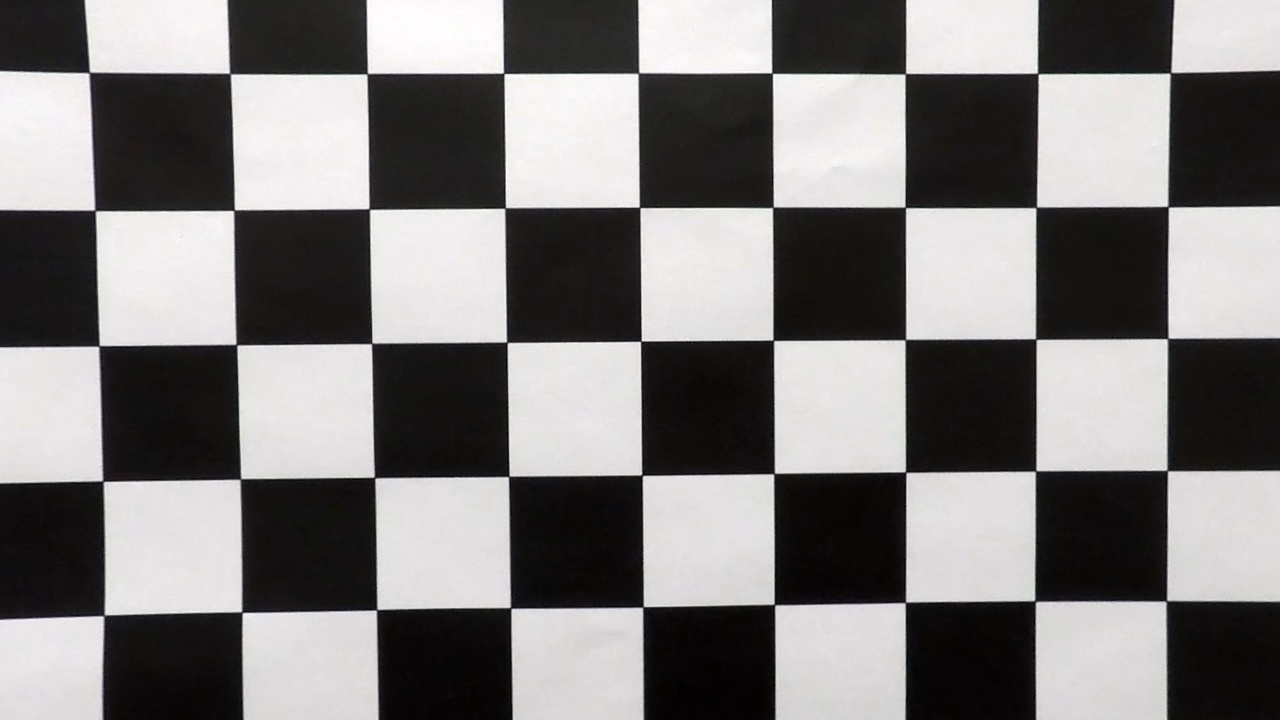
#> input picture camera_cal/calib_result/undist_calibration1.jpg, 1280 x 720 px, given as the content of the folder i/udacity/self-driving/CarND-Advanced-Lane-Lines/test_images, which was not available
$ python binary_thresholder.py   (older library calls are emulated)
#> lines starting #> are read from the running program, lines starting #| are printed output that depends on the picture; after the words box and inside, x2 and y2 are one past the last pixel; in counts of white or black regions, pixels touching at a corner belong together; pictures that were not available may be replaced by others from this repository, and a replacement may not be noted
#> in test_binary_thresholding, img is the input picture: shape (720, 1280, 3); mean R, G, B 125.3, 123.7, 123.3
### py/lane_detect_param.py
#!/usr/bin/env python3
# -*- coding: utf-8 -*-
"""
Created on Tue Jan 22 23:13:11 2019

@author: mingrui
"""

import cv2
import os.path
import pickle
import numpy as np

class LaneDetectParam:
    def __init__(self):
        self.debug = False

        # directories
        self.root_path = '/home/mingrui/Mingrui/udacity/self-driving/CarND-Advanced-Lane-Lines/'
        self.param_path = os.path.join(self.root_path, 'lane_decect_param.pkl')
        self.camera_cal_path = os.path.join(self.root_path, 'camera_cal/')

        # image size
        self.img_row = 720
        self.img_col = 1280

        # number of chessboard corners for camera calibration
        self.chessbd_corners_nx = 9
        self.chessbd_corners_ny = 6
        self.calib_mtx = None
        self.calib_dist = None
        self.warp_mtx = None
        self.inv_warp_mtx = None

        # binarization based on gradient
        self.sobel_kernel_size = 7
        self.sobel_gradx_thresh = (20, 100)
        self.sobel_grady_thresh = (20, 100)
        self.sobel_mag_thresh = (20, 100)
        self.sobel_dir_thresh = (0.7, 1.3)

        # binary thresholding based on s-channel
        self.s_channel_thresh = (100, 255)
        self.s_channel_lb = 10
        self.rgb_max_lb = 50

        # for convolution
        self.conv_window_width = 50
        self.conv_window_height = 80
        self.conv_margin = 100

        # lane fit based on histogram
        self.hist_nwindows = 9
        self.hist_margin = 50
        self.hist_minpix = 50

        # meters per pixel in y and x dimension
        self.ym_per_pix = 30/720
        self.xm_per_pix = 3.7/700

        # poly line drawing
        self.poly_line_color = (255, 255, 0)
        self.poly_line_thickness = 2

        self.fit_momentum = 0.3
        self.fit_gap_ub = 100

        # whether considering the previous curve
        # this is for video processing
        self.consider_prev = False

        # draw lane and lane region
        self.left_lane_color = (255, 0, 0)
        self.right_lane_color = (0, 0, 255)
        self.draw_lane_thickness = 20
        self.lane_region_color = (0, 255, 0)

        # text on the lane image
        self.first_line_pos = (300, 25)
        self.line_gap = 30
        self.text_color = (255, 255, 255)
        self.font_face = cv2.FONT_HERSHEY_SIMPLEX
        self.font_scale = 1

        self.load_calib_param()

    def load_calib_param(self):
        if not os.path.exists(self.param_path):
            return

        fd = open(self.param_path, 'rb')
        self.calib_mtx = pickle.load(fd)
        self.calib_dist = pickle.load(fd)
        self.warp_mtx = pickle.load(fd)
        self.inv_warp_mtx = pickle.load(fd)
        fd.close()

    # [10 lines left out: function save_calib_param, not called in this run]


### py/binary_thresholder.py
#!/usr/bin/env python3
# -*- coding: utf-8 -*-
"""
Created on Tue Jan 22 23:16:14 2019

@author: mingrui
"""

import os.path
import matplotlib.image as mpimg
import numpy as np
import cv2
import glob
from lane_detect_param import LaneDetectParam

class BinaryThresholder:
    def __init__(self, param):
        self._param = param

    # directional gradients
    def compute_sobel(self, gray):
         # Calculate gradient with respect to x and y respectively
         self._sx = cv2.Sobel(gray, cv2.CV_64F, 1, 0, ksize=self._param.sobel_kernel_size)
         self._sy = cv2.Sobel(gray, cv2.CV_64F, 0, 1, ksize=self._param.sobel_kernel_size)
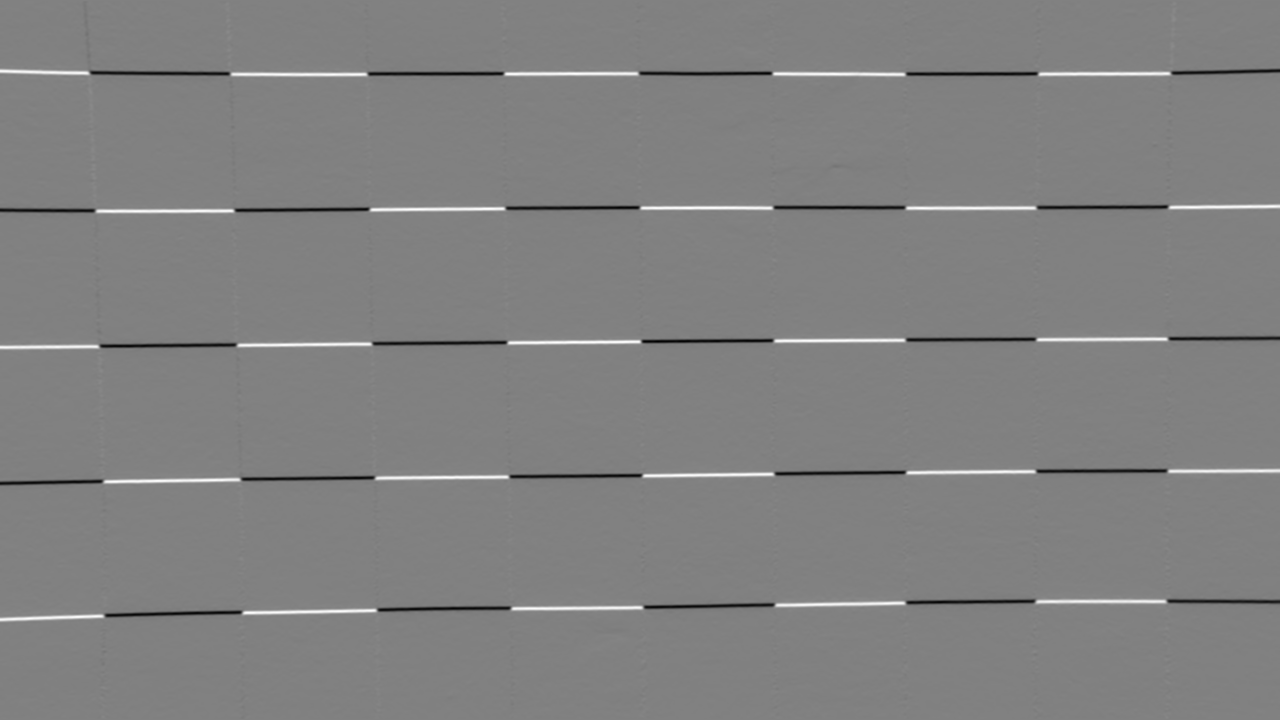
#> self._sy: shape (720, 1280) float64; min -135962, max 132659, mean -82.7; drawn with min black and max white

         self._abs_sx = np.abs(self._sx)
         self._abs_sy = np.abs(self._sy)

         self._mag = np.sqrt(np.square(self._sx) + np.square(self._sy))

    # color space
    def s_space(self, img):
        # HLS color space
        hls = cv2.cvtColor(img, cv2.COLOR_RGB2HLS)
#> hls: shape (720, 1280, 3); mean of channels 0, 1, 2 82, 124.2, 21.5
        self._s_channel = hls[:,:,2]
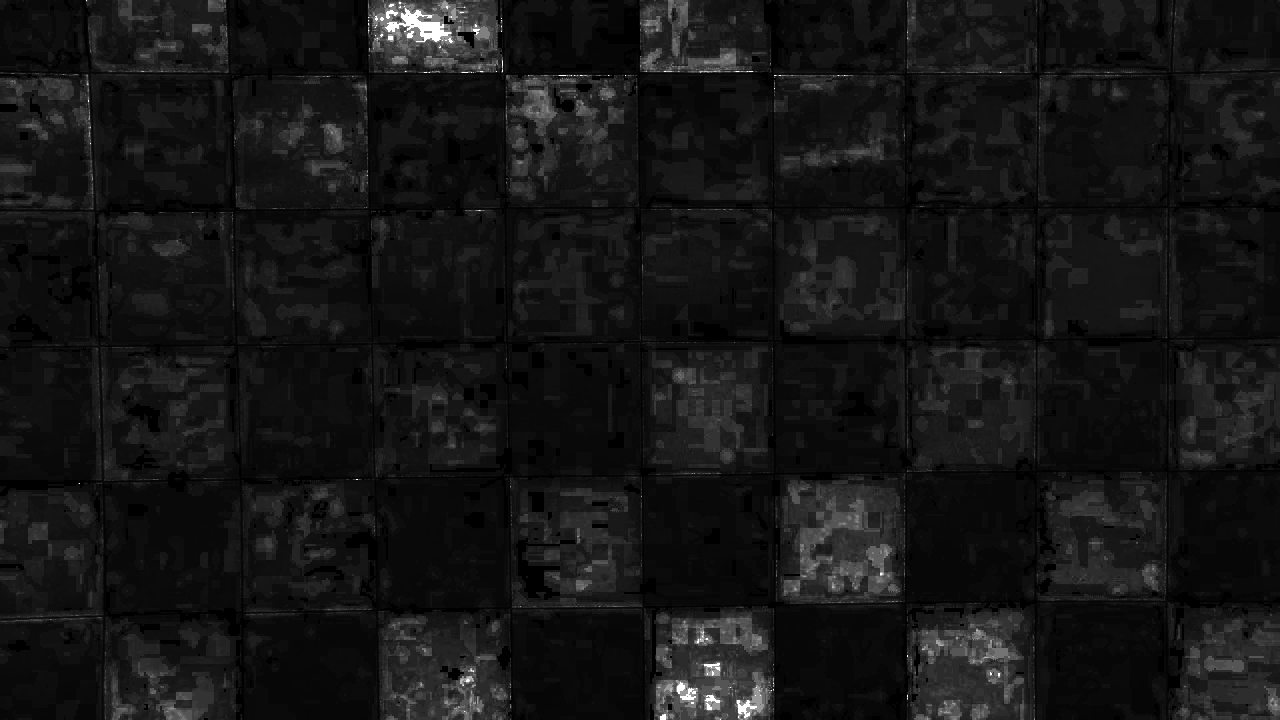
#> self._s_channel: shape (720, 1280); min 0, max 255, mean 21.5

    # thresholding based on directional gradient
    def abs_sobel_thresh(self, orient):
        # Calculate directional gradient
#> called with orient = 'x'
        if orient == 'x':
            abs_sobel = self._abs_sx
            grad_thresh = self._param.sobel_gradx_thresh
        else:
            abs_sobel = self._abs_sy
            grad_thresh = self._param.sobel_grady_thresh

        # normalization
        sobel_img = np.uint8(abs_sobel*255 / np.max(abs_sobel))

        # thresholding
        grad_binary = np.zeros_like(sobel_img, dtype=np.uint8)
        grad_binary[(sobel_img >= grad_thresh[0]) & (sobel_img <= grad_thresh[1])] = 1

        return grad_binary

    # thresholding based on magnituded of the gradient
    def mag_thresh(self):
        # normalization
        mag_img = np.uint8(self._mag*255/np.max(self._mag))

        # thresholding
        mag_binary = np.zeros_like(mag_img, dtype=np.uint8)
        mag_binary[(mag_img >= self._param.sobel_mag_thresh[0]) & (mag_img <= self._param.sobel_mag_thresh[1])] = 1

        return mag_binary

    # thresholding based on gradient direction
    def dir_threshold(self):
        # Calculate gradient direction
        direction = np.arctan2(self._abs_sy, self._abs_sx)
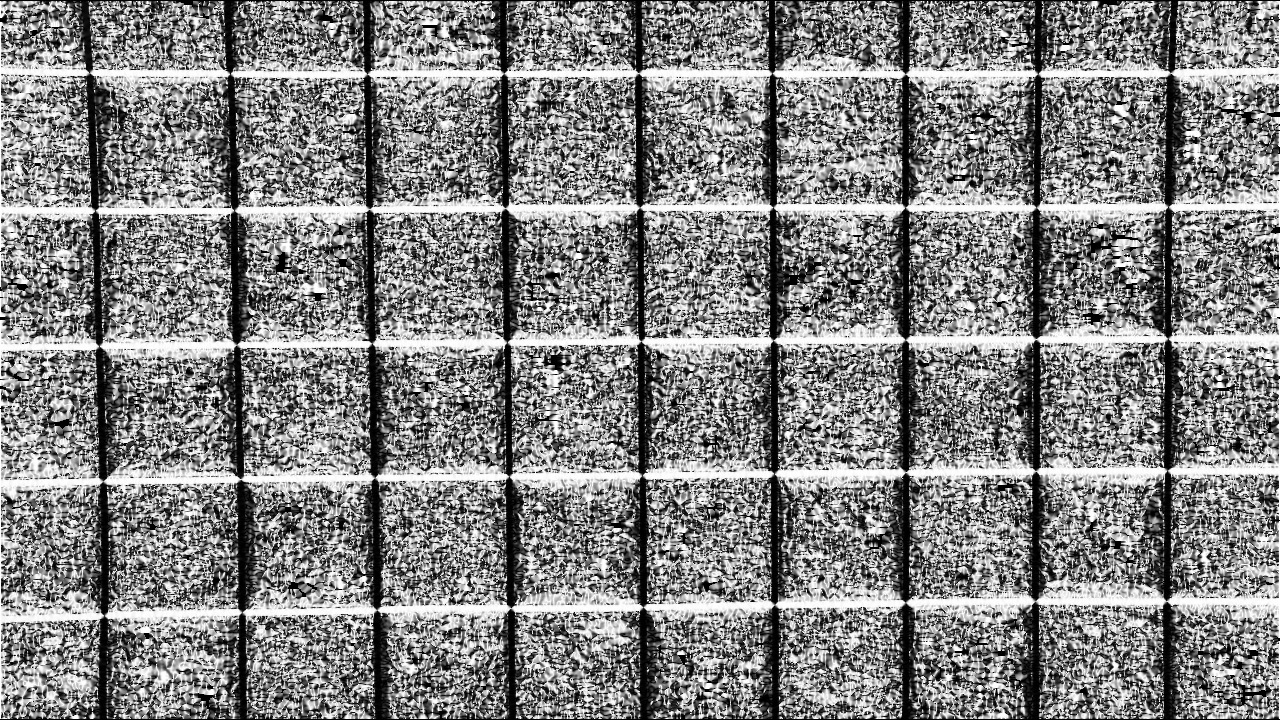
#> direction: shape (720, 1280) float64; min 0, max 1.57, mean 0.816; drawn with min black and max white

        # thresholding
        dir_binary = np.zeros_like(direction, dtype=np.uint8)
        dir_binary[(direction >= self._param.sobel_dir_thresh[0]) & (direction <= self._param.sobel_dir_thresh[1])] = 1

        return dir_binary

    # thresholding based on sobel gradient
    def sobel_binarization(self):
        # based on directional gradient
        gradx = self.abs_sobel_thresh('x')
        grady = self.abs_sobel_thresh('y')

        # based on magnitude
        mag_binary = self.mag_thresh()

        # based on gradient direction
        dir_binary = self.dir_threshold()

        # combine all the results
        sobel_binary = np.zeros_like(dir_binary)
        sobel_binary[((gradx == 1) & (grady == 1)) | ((mag_binary == 1) & (dir_binary == 1))] = 1

        return sobel_binary

    # thresholding based on s-channel in hls space
    def hls_s_select(self):
        # Apply a threshold to the S channel
        s_binary = np.zeros_like(self._s_channel)
        s_binary[(self._s_channel > self._param.s_channel_thresh[0]) \
                 & (self._s_channel <= self._param.s_channel_thresh[1])] = 1


        return s_binary

    # binary thresholding based on both color and gradient
    def binary_thresholding(self, img):
        # preparations
        gray = cv2.cvtColor(img, cv2.COLOR_RGB2GRAY)
        self.compute_sobel(gray)
        self.s_space(img)

        # thresholding based on gradient and color
        sobel_binary = self.sobel_binarization()

        # binaray thresholding based on HLS
        s_binary = self.hls_s_select()

        # combination
        binary_output = np.zeros_like(sobel_binary)
        binary_output[((sobel_binary == 1) | (s_binary == 1)) \
                      & (self._s_channel > self._param.s_channel_lb)] = 1

        N = binary_output.shape[0] * binary_output.shape[1]
        if np.sum(binary_output) / N > 0.4:
            binary_output[(np.max(img, axis=2) <= self._param.rgb_max_lb)] = 0

        return binary_output

def test_binary_thresholding(input_path, param):
    # result directory
    input_path = os.path.join(param.root_path, input_path)
    result_path = os.path.join(input_path, 'bin_result')
    if not os.path.exists(result_path):
        os.mkdir(result_path)

    # test images
    images = glob.glob(os.path.join(input_path, '*.jpg'))

    bsh = BinaryThresholder(param)
    for fname in images:
        # binary thresholding
        img = mpimg.imread(fname)
        binary_img = bsh.binary_thresholding(img)
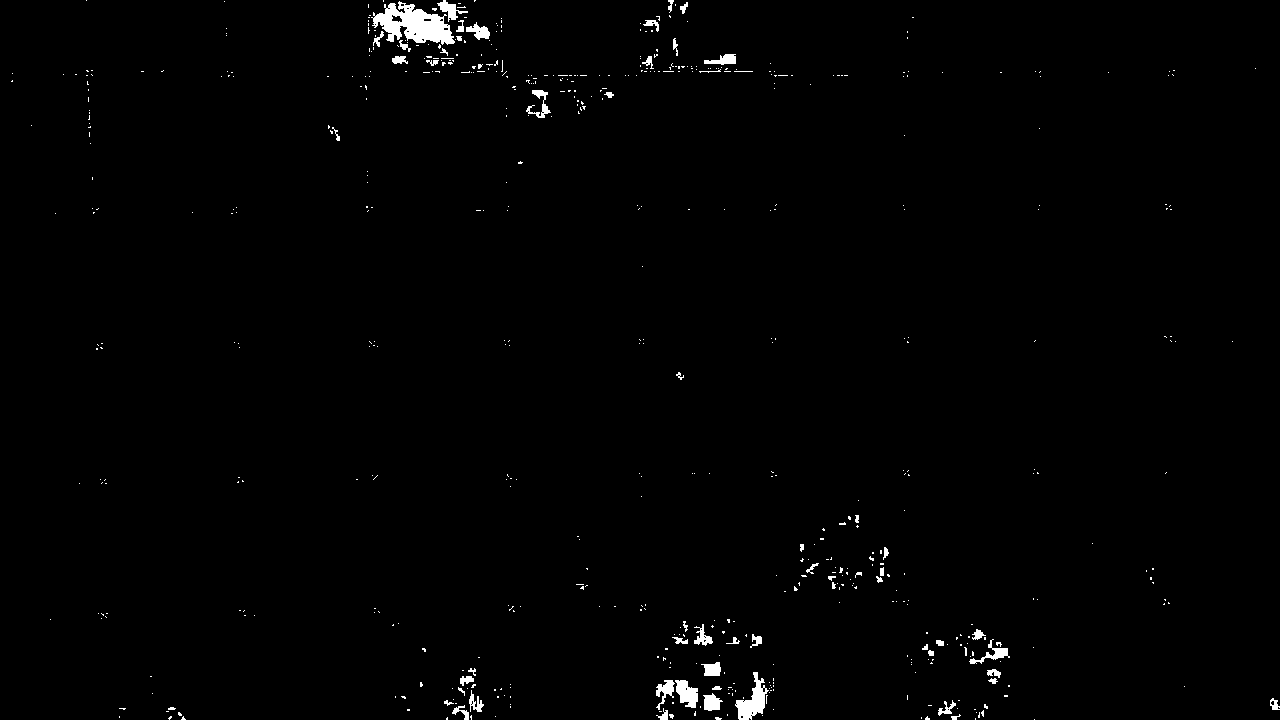
#> binary_img: shape (720, 1280); values 0 (black) and 1 (white), 0.99% white; 589 white regions (531 under 20 px), largest, box (x1, y1, x2, y2) and area: (371, 1, 455, 45) 2006, (735, 672, 769, 720) 714, (675, 680, 698, 708) 419

        # save result
        file_name = fname.split('/')[-1].split('.')[0].strip()
        bin_fname = os.path.join(result_path, 'bin_' + file_name + '.jpg')
        cv2.imwrite(bin_fname, binary_img*255)


if __name__ == '__main__':
    param = LaneDetectParam()
    input_path = 'test_images'
    test_binary_thresholding(input_path, param)
